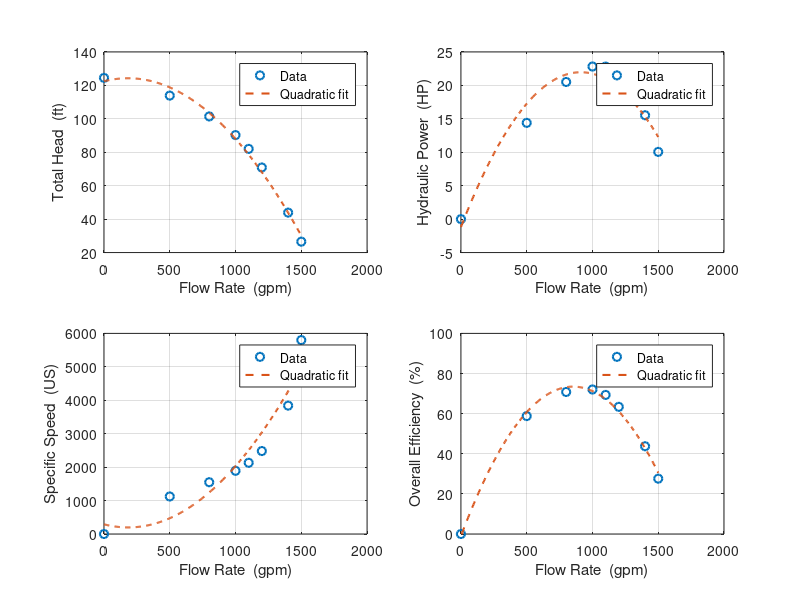

MATLAB code for this plot: (Note: this script raises an error after producing the figure.)
%% Dataset‑1 Analysis  |  Alireza Bayati
clc; clear; close all

%% 1. Constants & unit factors
g       = 32.174;            % ft/s^2
gamma   = 62.4;              % lbf/ft^3  (specific weight of water, 80 °F)
Hz      = 3;                 % static lift, ft
D       = 6/12;              % pipe diameter, ft
eta_m   = 0.90;              % motor efficiency
PF      = 0.875;             % power factor
V_line  = 460;               % V (3‑phase)
N_rpm   = 1750;              % pump speed, rpm
gpm2cfs = 0.00222801;        % 1 gpm → ft³/s

A = pi*D^2/4;                % pipe area, ft²

%% 2. Raw dataset
Q_gpm  = [0 500 800 1000 1100 1200 1400 1500];
Ps_psi = [0.65 0.25 -0.35 -0.92 -1.24 -1.62 -2.42 -2.89];  % suction
Pd_psi = [53.3 48.3 42.3 36.9 33.0 27.8 15.3 7.3];         % discharge
I_amp  = [18 26.2 31 33.9 35.2 36.3 38 39];

%% 3. Conversions
Q_cfs  = Q_gpm * gpm2cfs;      % ft³/s
v      = Q_cfs / A;            % ft/s

dP_psi = Pd_psi - Ps_psi;      % ΔP, psi
Hp     = dP_psi * 144 / gamma; % pressure head, ft
Hv     = zeros(size(Hp));      % velocity head (≈0, equal diam.)
Htot   = Hp + Hv + Hz;         % total head, ft

%% 4. Powers & efficiencies
P_hyd   = gamma .* Q_cfs .* Htot / 550;   % hydraulic HP
P_in    = sqrt(3)*V_line .* I_amp .* PF / 746; % electric HP
P_mech  = eta_m * P_in;                    % shaft HP

eta_hyd  = P_hyd ./ P_mech;
eta_over = P_hyd ./ P_in;
Ns_US    = N_rpm .* sqrt(Q_gpm) ./ (Htot.^0.75);

%% 5. 2nd‑order polynomial fits
Q_fit  = linspace(min(Q_gpm), max(Q_gpm), 300);
poly_H   = polyfit(Q_gpm, Htot , 2);
poly_P   = polyfit(Q_gpm, P_hyd, 2);
poly_Ns  = polyfit(Q_gpm, Ns_US, 2);
poly_eta = polyfit(Q_gpm, eta_over*100, 2);   % overall efficiency in %

%% 6. Plots
set(groot, 'defaultLineLineWidth',1.5, 'defaultAxesFontSize',10)

figure('Position',[100 100 960 720]);

subplot(2,2,1)
plot(Q_gpm, Htot,'o'); hold on
plot(Q_fit, polyval(poly_H,Q_fit),'--');
xlabel('Flow Rate  (gpm)'); ylabel('Total Head  (ft)');
legend('Data','Quadratic fit','Location','best'); grid on

subplot(2,2,2)
plot(Q_gpm, P_hyd,'o'); hold on
plot(Q_fit, polyval(poly_P,Q_fit),'--');
xlabel('Flow Rate  (gpm)'); ylabel('Hydraulic Power  (HP)');
legend('Data','Quadratic fit','Location','best'); grid on

subplot(2,2,3)
plot(Q_gpm, Ns_US,'o'); hold on
plot(Q_fit, polyval(poly_Ns,Q_fit),'--');
xlabel('Flow Rate  (gpm)'); ylabel('Specific Speed  (US)');
legend('Data','Quadratic fit','Location','best'); grid on

subplot(2,2,4)
plot(Q_gpm, eta_over*100,'o'); hold on
plot(Q_fit, polyval(poly_eta,Q_fit),'--');
xlabel('Flow Rate  (gpm)'); ylabel('Overall Efficiency  (%)');
legend('Data','Quadratic fit','Location','best'); grid on; ylim([0 100])

sgtitle('Dataset‑1 Performance Curves (quadratic fits)');

%% 7. Export figure for Report
exportgraphics(gcf, 'dataset1_plots.png', 'Resolution', 300);


%% 8. Result check for 800 gpm
idx = Q_gpm == 800;
disp(table(Q_gpm(idx)', Htot(idx)', P_hyd(idx)', eta_over(idx)', ...
    'VariableNames',{'Q_gpm','H_tot_ft','P_hyd_HP','eta_over'}));
